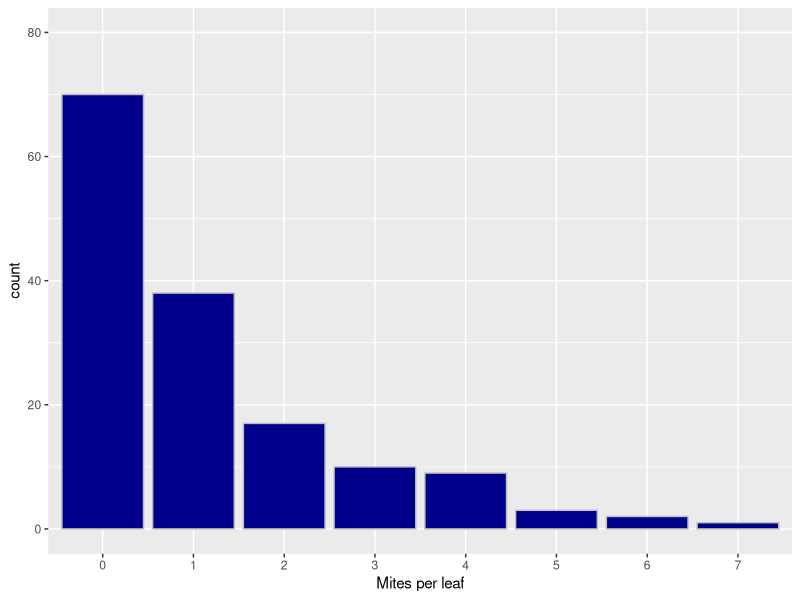
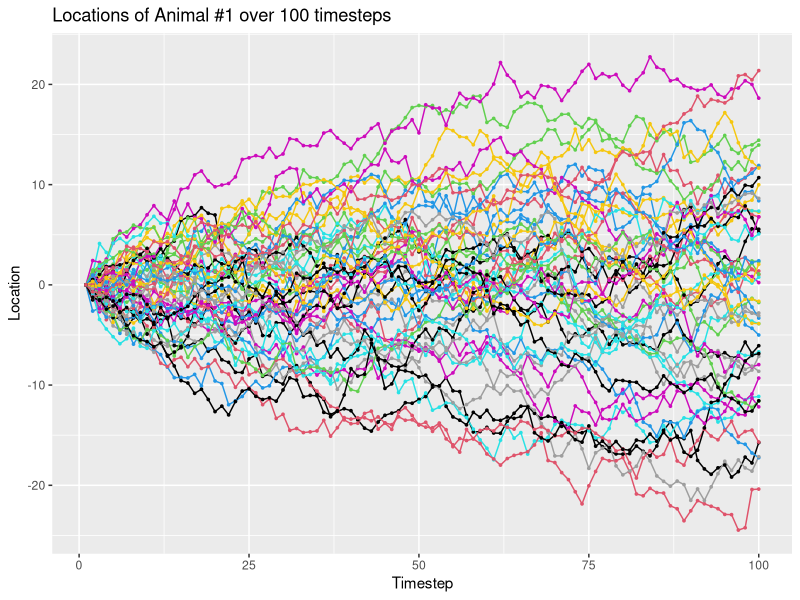
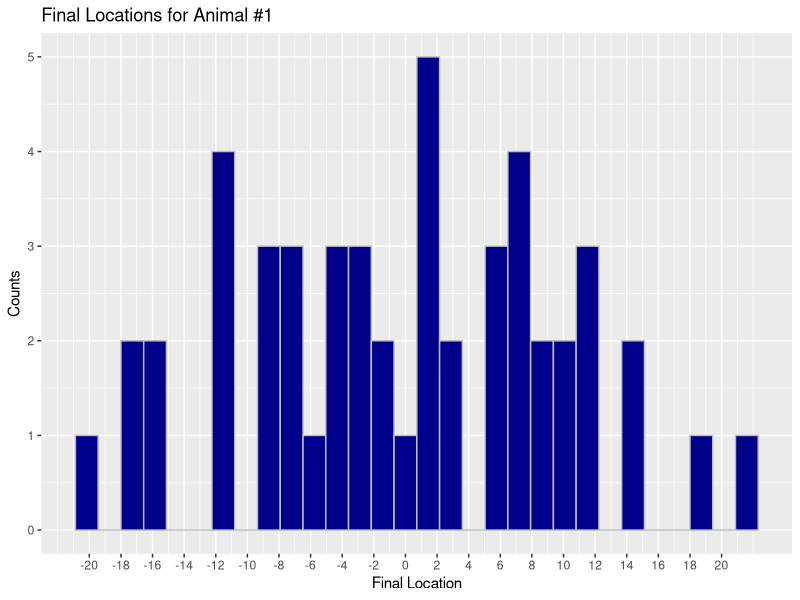
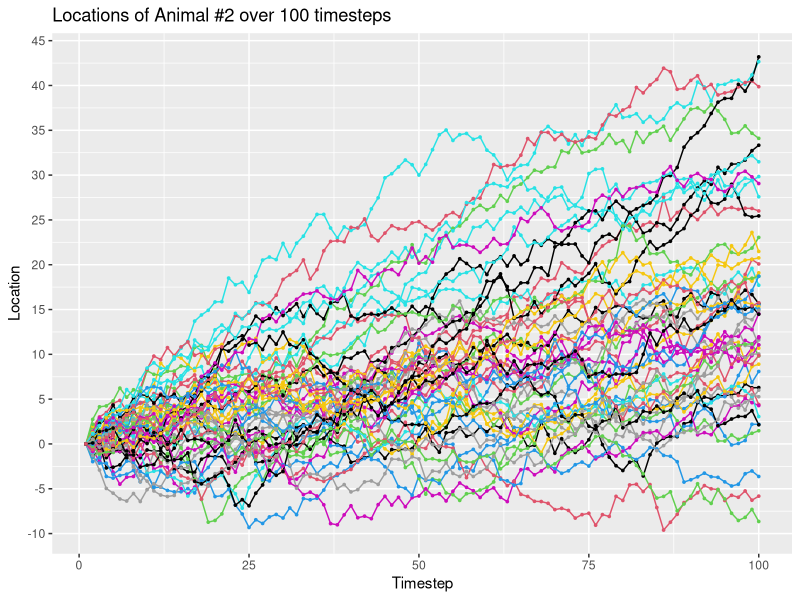
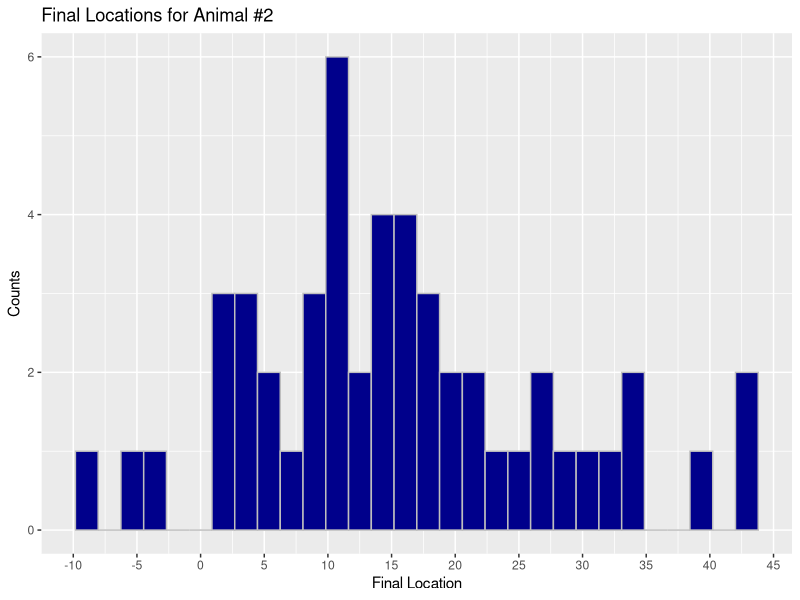
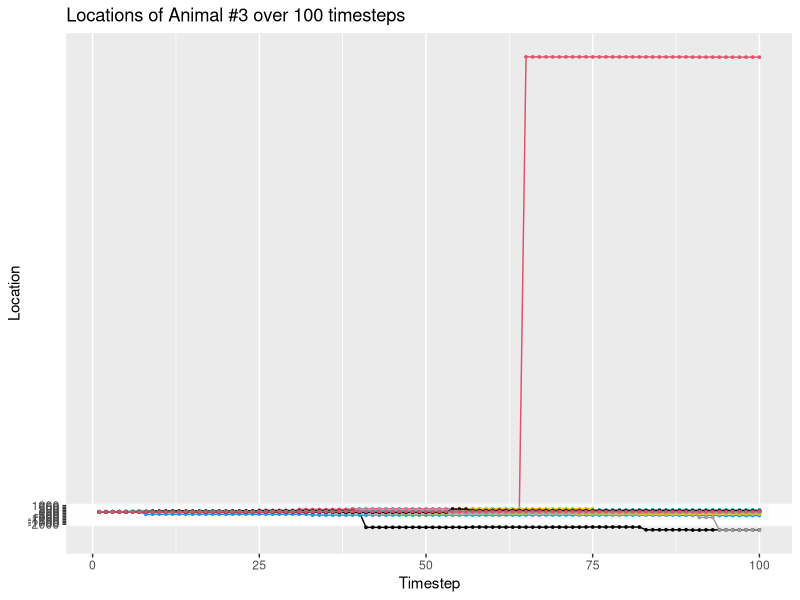
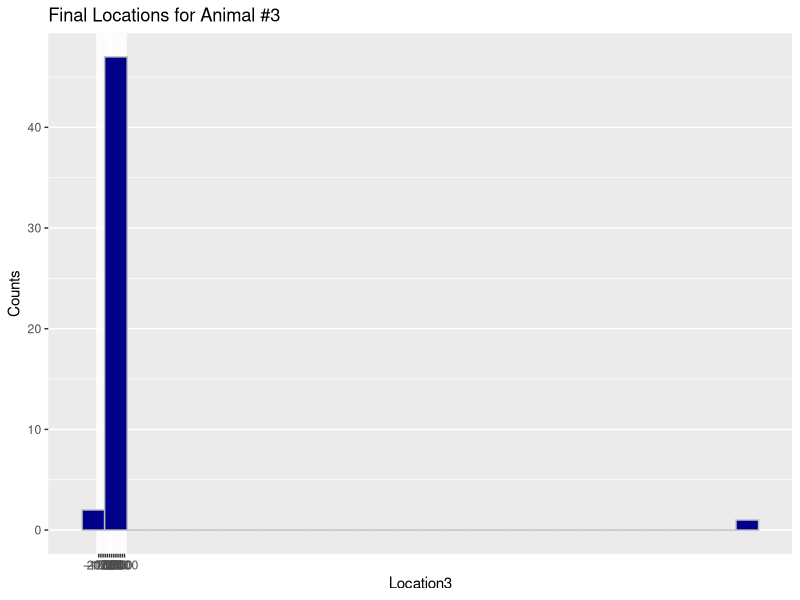

Here is the R script that generated these plots, in order:
## ---- chunk 1
knitr::opts_chunk$set(echo = TRUE)
library(ggplot2)
library(dplyr)
library(MASS)
## ---- chunk 2

bmass <- function(x) {
  2/((x+1)^3)
}

ans <- integrate(f=bmass,lower=0, upper=3)

## ---- chunk 3

mites_per_leaf <- c(0,1,2,3,4,5,6,7,8)
leaves <- c(70,38,17,10,9,3,2,1,0)
mites <- rep(mites_per_leaf, leaves)

Ex <- mean(mites)

## ---- chunk 4

ggplot(data.frame(mites), aes(as.factor(mites))) +
  geom_bar(fill='darkblue',col='grey') +
  scale_x_discrete(breaks = seq(from=0,to=8,by=1)) +
  xlab("Mites per leaf") +
  ylim(0,80)
  

## ---- chunk 5

stdev <- sd(mites)

SEM <- function(SD,n) {
  SD/sqrt(n)
}

sterr <- SEM(stdev,150)
## ---- chunk 6
#Create empty matrix
Animal1 <- matrix(NA, nrow=50, ncol=100)
direction <- matrix(NA, nrow=50, ncol=99)
magnitude <- matrix(NA, nrow=50, ncol=99)
movement <- matrix(NA, nrow=50, ncol=99)

#Define first position as 0 for all individuals
Animal1[,1] <- 0


#Simulate movement
for(i in 2:100) {
  #Sample from binomial distribution (for each individual) to determine direction of movement. 1 is forward, 0 is backwards.
  direction[,i-1] <- rbinom(50,1,0.5)
  
  
  #Sample 1 from normal distribution (for each individual) to determine magnitude of movement. 
  magnitude[,i-1] <- abs(rnorm(50,0,1))


  #If direction is forward then movement is just the magnitude. Otherwise, movement is magnitude times negative 1 (backwards).
  movement[,i-1] <- ifelse(direction[,i-1]==1, movement[,i-1] <- magnitude[,i-1], movement[,i-1] <- magnitude[,i-1]*-1)



  #Update positions for each individual
  Animal1[,i] <- Animal1[,i-1] + movement[,i-1]
  
}

## ---- chunk 7
#Create vectors with each variable
Individual <- rep(c(1:50),each=100)
Timestep <- rep(c(1:100),50)
Location <- vector()

#Loop all the rows into the same vector
for(i in 1:nrow(Animal1)){
  Location <- c(Location,Animal1[i,])
}

#Create a single data frame
data <- data.frame(Individual,Timestep,Location)

#Plot that bad boy
ggplot(data=data, aes(Timestep, Location,group=Individual)) +
  geom_line(col=Individual) +
  geom_point(col=Individual,size=0.6) +
  labs(title="Locations of Animal #1 over 100 timesteps")

#Subset data to just final location
loc.final <- data %>% filter(Timestep==100)

#Histogram of final locations
ggplot(data=loc.final, aes(Location)) +
  geom_histogram(col='grey', fill='darkblue') +
  scale_x_continuous(breaks = seq(from=-20,to=20,by=2)) +
  labs(title="Final Locations for Animal #1", y='Counts',x='Final Location')

## ---- chunk 8

results <- fitdistr(loc.final$Location,densfun='normal')

## ---- chunk 9

#Create empty matrix
Animal2 <- matrix(NA, nrow=50, ncol=100)
direction2 <- matrix(NA, nrow=50, ncol=99)
magnitude2 <- matrix(NA, nrow=50, ncol=99)
movement2 <- matrix(NA, nrow=50, ncol=99)

#Define first position as 0 for all individuals
Animal2[,1] <- 0


#Simulate movement
for(i in 2:100) {
  #Sample from binomial distribution (for each individual) to determine direction of movement. 1 is forward, 0 is backwards.
  direction2[,i-1] <- rbinom(50,1,0.6)
  
  
  #Sample 1 from normal distribution (for each individual) to determine magnitude of movement. 
  magnitude2[,i-1] <- abs(rnorm(50,0,1))


  #If direction is forward then movement is just the magnitude. Otherwise, movement is magnitude times negative 1 (backwards).
  movement2[,i-1] <- ifelse(direction2[,i-1]==1, movement2[,i-1] <- magnitude2[,i-1], movement2[,i-1] <- magnitude2[,i-1]*-1)



  #Update positions for each individual
  Animal2[,i] <- Animal2[,i-1] + movement2[,i-1]
  
}


#Create vectors with each variable
Individual2 <- rep(c(1:50),each=100)
Timestep2 <- rep(c(1:100),50)
Location2 <- vector()

#Loop all the rows into the same vector
for(i in 1:nrow(Animal2)){
  Location2 <- c(Location2,Animal2[i,])
}

#Create a single data frame
data2 <- data.frame(Individual2,Timestep2,Location2)

#Plot that bad boy
ggplot(data=data2, aes(Timestep2, Location2,group=Individual2)) +
  geom_line(col=Individual2) +
  geom_point(col=Individual2,size=0.6) +
  scale_y_continuous(breaks=seq(-20,60,5)) +
  labs(title="Locations of Animal #2 over 100 timesteps", y="Location", x='Timestep')

#Subset data to just final location
loc.final2 <- data2 %>% filter(Timestep2==100)

#Histogram of final locations
ggplot(data=loc.final2, aes(Location2)) +
  geom_histogram(col='grey', fill='darkblue') +
  scale_x_continuous(breaks = seq(from=-15,to=60,by=5)) +
  labs(title="Final Locations for Animal #2", y='Counts', x='Final Location')


## ---- chunk 10

results <- fitdistr(loc.final2$Location2,densfun='normal')

## ---- chunk 11

#Create empty matrix
Animal3 <- matrix(NA, nrow=50, ncol=100)
direction3 <- matrix(NA, nrow=50, ncol=99)
magnitude3 <- matrix(NA, nrow=50, ncol=99)
movement3 <- matrix(NA, nrow=50, ncol=99)

#Define first position as 0 for all individuals
Animal3[,1] <- 0


#Simulate movement
for(i in 2:100) {
  #Sample from binomial distribution (for each individual) to determine direction of movement. 1 is forward, 0 is backwards.
  direction3[,i-1] <- rbinom(50,1,0.5)
  
  
  #Sample 1 from normal distribution (for each individual) to determine magnitude of movement. 
  magnitude3[,i-1] <- abs(rcauchy(50,scale=1))


  #If direction is forward then movement is just the magnitude. Otherwise, movement is magnitude times negative 1 (backwards).
  movement3[,i-1] <- ifelse(direction3[,i-1]==1, movement3[,i-1] <- magnitude3[,i-1], movement3[,i-1] <- magnitude3[,i-1]*-1)



  #Update positions for each individual
  Animal3[,i] <- Animal3[,i-1] + movement3[,i-1]
  
}


#Create vectors with each variable
Individual3 <- rep(c(1:50),each=100)
Timestep3 <- rep(c(1:100),50)
Location3 <- vector()

#Loop all the rows into the same vector
for(i in 1:nrow(Animal3)){
  Location3 <- c(Location3,Animal3[i,])
}

#Create a single data frame
data3 <- data.frame(Individual3,Timestep3,Location3)

#Plot that bad boy
ggplot(data=data3, aes(Timestep3, Location3,group=Individual3)) +
  geom_line(col=Individual3) +
  geom_point(col=Individual3,size=0.6) +
  scale_y_continuous(breaks=seq(-2000,1000,250)) +
  labs(title="Locations of Animal #3 over 100 timesteps", y='Location', x='Timestep')

#Subset data to just final location
loc.final3 <- data3 %>% filter(Timestep3==100)

#Histogram of final locations
ggplot(data=loc.final3, aes(Location3)) +
  geom_histogram(col='grey', fill='darkblue') +
  scale_x_continuous(breaks = seq(from=-2000,to=1000,by=250)) +
  labs(title="Final Locations for Animal #3", y='Counts')


